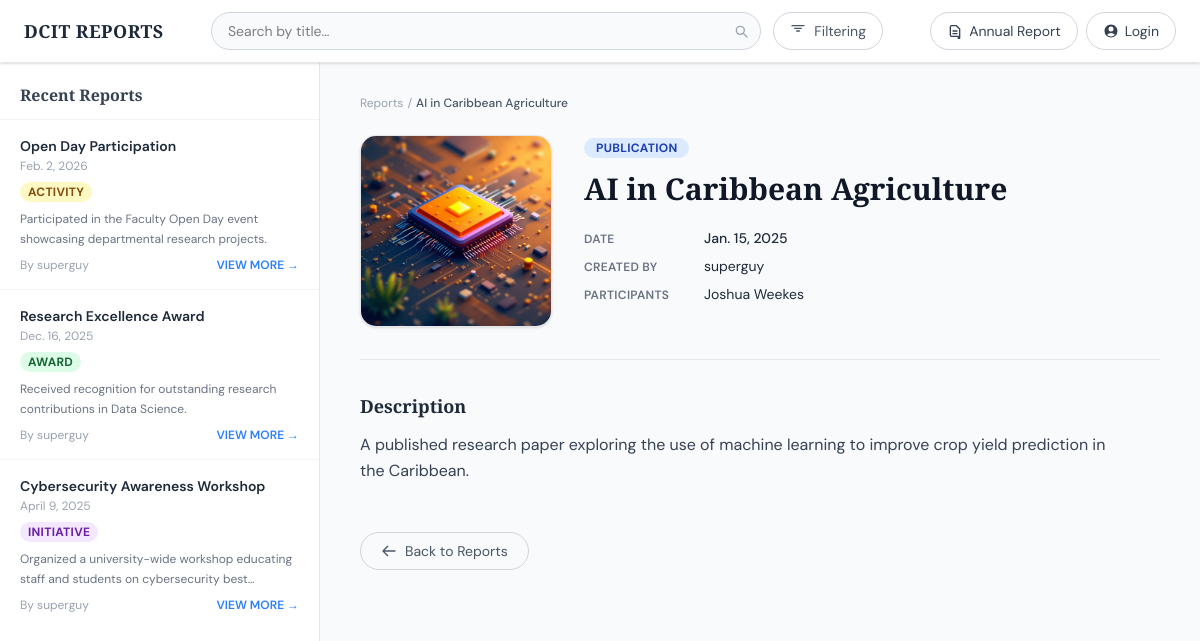
The app's page /reports/report/1 with its own data.
### reports/models.py (models this page shows, shortened)
class Report(models.Model):
    user = models.ForeignKey(User,on_delete=models.CASCADE,null=False,related_name='reports')
    title = models.CharField(max_length=200,blank=False,null=False, db_index=True)
    description = models.TextField(null=False,blank=False)
    participants = models.ManyToManyField(Participant,blank=True)
    category = models.ForeignKey(Category,on_delete=models.SET_NULL,default=1,null=True)
    committees= models.ManyToManyField(Committee,blank=True)
    feature_image = models.ImageField(default='default_image.jpg',upload_to='report_images')
    date_of_report= models.DateField(blank=False,null=False,default=timezone.now())
    created = models.DateTimeField(auto_now_add=True)
    updated = models.DateTimeField(auto_now=True)
    isActive = models.BooleanField(auto_created=True,default=True)
    objects = ReportQuerySet.as_manager()#Custom manager
    class Meta:
        ordering = ['-date_of_report','-created','-updated']

class Category(models.Model):
    name = models.CharField(max_length=200,blank=False,null= False)
    regex = models.TextField(blank=True,null=True)

class Participant(models.Model):
    user = models.ForeignKey(User,on_delete=models.SET_NULL,null=True,blank=True)
    name = models.CharField(max_length=200,blank=False,null=False)

### reports/views.py (the view)
# urls.py: path('report/<int:pk>',view=reportView,name="report_detail"),
def reportView(request, pk):
    logger.info(f"Fetching report with id {pk} from the database")
    try:
        report = get_object_or_404(Report.objects,pk=pk)
        logger.debug(f"Found report f{report.title}")
    except Exception as e:
        logger.error(f"Error fetching report with id {pk}: {e}")
        raise
    recent_reports = Report.objects.all().exclude(pk=report.pk)[:5]
    context = {
        'report': report,
        'recent_reports': recent_reports
    }
    return render(request,'reports/report_details.html',context)

### reports/templates/reports/report_details.html (shortened to what this page needs)
{% extends 'base.html' %}
{% block body %}
{%load cache%}
<div class="flex h-[calc(100vh-65px)] overflow-hidden">
  <aside class="w-80 shrink-0 bg-white border-r border-gray-200 flex flex-col overflow-hidden">
    <div class="px-5 pt-5 pb-3 border-b border-gray-100">
      <h2 class="font-display text-base font-semibold text-gray-700">Recent Reports</h2>
    </div>
    <div class="flex-1 overflow-y-auto divide-y divide-gray-100">
      {% cache 500 recent_reports %}
      {% for recent in recent_reports %}
      <a href="{% url 'reports:report_detail' recent.pk %}"
         class="block px-5 py-4 hover:bg-gray-50 transition group {% if recent.pk == report.pk %}bg-blue-50 border-l-2 border-blue-500{% endif %}">
        <h3 class="text-sm font-semibold text-gray-800 group-hover:text-blue-700 line-clamp-1 transition">
          {{ recent.title }}
        </h3>
        <p class="text-xs text-gray-400 mt-0.5">{{ recent.date_of_report }}</p>
        <div class="flex flex-wrap items-center gap-1.5 mt-2">
          {% if recent.category %}
          {% with cat=recent.category.name|lower %}
          <span class="text-xs font-bold px-2 py-0.5 rounded-full uppercase tracking-wide
            {% if cat == 'award' %}badge-award
            {% elif cat == 'publication' %}badge-publication
            {% elif cat == 'activity' %}badge-activity
            {% elif cat == 'initiative' %}badge-initiative
            {% else %}badge-default{% endif %}">
            {{ recent.category.name }}
          </span>
          {% endwith %}
          {% endif %}
        </div>
        <p class="text-xs text-gray-500 mt-2 line-clamp-2 leading-relaxed">
          {{ recent.description }}
        </p>
        <div class="mt-2 flex items-center justify-between">
          <span class="text-xs text-gray-400">By {{ recent.user.get_full_name|default:recent.user.username }}</span>
          <span class="text-xs font-semibold text-blue-500 group-hover:text-blue-700">VIEW MORE →</span>
        </div>
      </a>
      {% empty %}
      <div class="px-5 py-8 text-center text-sm text-gray-400">No recent reports.</div>
      {% endfor %}
      {% endcache %}
    </div>
  </aside>
  <main class="flex-1 overflow-y-auto bg-gray-50 px-10 py-8">
    <nav class="text-xs text-gray-400 mb-6 flex items-center gap-1">
      <a href="{% url 'reports:index' %}" class="hover:text-blue-600 transition">Reports</a>
      <span>/</span>
      <span class="text-gray-600 font-medium truncate">{{ report.title }}</span>
    </nav>
    <div class="flex gap-8 items-start">
      <div class="shrink-0 w-48 h-48 bg-white border border-gray-200 rounded-2xl flex items-center justify-center shadow-sm overflow-hidden">
        {% if report.feature_image and report.feature_image.name != 'default_image.jpg' %}
          <img src="{{ report.feature_image.url }}" alt="{{ report.title }}" class="w-full h-full object-cover">
        {% endif %}
      </div>
      <div class="flex-1 min-w-0">
        {% if report.category %}
        {% with cat=report.category.name|lower %}
        <span class="inline-block text-xs font-bold px-3 py-0.5 rounded-full uppercase tracking-wide mb-3
          {% if cat == 'award' %}badge-award
          {% elif cat == 'publication' %}badge-publication
          {% elif cat == 'activity' %}badge-activity
          {% elif cat == 'initiative' %}badge-initiative
          {% else %}badge-default{% endif %}">
          {{ report.category.name }}
        </span>
        {% endwith %}
        {% endif %}
        <h1 class="font-display text-3xl font-bold text-gray-900 leading-tight mb-5">
          {{ report.title }}
        </h1>
        <dl class="space-y-2 text-sm">
          <div class="flex items-baseline gap-2">
            <dt class="font-semibold text-gray-500 uppercase tracking-wide text-xs w-28 shrink-0">Date</dt>
            <dd class="text-gray-800 font-medium">{{ report.date_of_report }}</dd>
          </div>
          <div class="flex items-baseline gap-2">
            <dt class="font-semibold text-gray-500 uppercase tracking-wide text-xs w-28 shrink-0">Created By</dt>
            <dd class="text-gray-800">{{ report.user.get_full_name|default:report.user.username }}</dd>
          </div>
          {% if report.participants.exists %}
          <div class="flex items-baseline gap-2">
            <dt class="font-semibold text-gray-500 uppercase tracking-wide text-xs w-28 shrink-0">Participants</dt>
            <dd class="text-gray-800">
              {% for p in report.participants.all|slice:":3" %}
                {{ p.name }}{% if not forloop.last %}, {% endif %}
              {% endfor %}
            </dd>
          </div>
          {% endif %}
        </dl>
      </div>
    </div>
    <div class="my-8 border-t border-gray-200"></div>
    <div class="max-w-3xl">
      <h2 class="font-display text-lg font-semibold text-gray-800 mb-3">Description</h2>
      <div class="prose prose-gray text-gray-700 text-base leading-relaxed space-y-4">
        {{ report.description|linebreaksbr }}
      </div>
    </div>
    <div class="mt-12">
      <a href="{% url 'reports:index' %}"
         class="inline-flex items-center gap-2 px-5 py-2 rounded-full border border-gray-300 text-sm text-gray-600 hover:bg-white hover:shadow-sm transition">
        <svg xmlns="http://www.w3.org/2000/svg" class="h-4 w-4" fill="none" viewBox="0 0 24 24" stroke="currentColor">
          <path stroke-linecap="round" stroke-linejoin="round" stroke-width="2" d="M10 19l-7-7m0 0l7-7m-7 7h18"/>
        </svg>
        Back to Reports
      </a>
    </div>
  </main>
</div>
{% endblock %}

### templates/base.html (style rules this page uses)
body { font-family: 'DM Sans', sans-serif; }
.font-display { font-family: 'Playfair Display', serif; }
.badge-award { background:#dcfce7; color:#166534; }
.badge-publication { background:#dbeafe; color:#1e40af; }
.badge-activity { background:#fef9c3; color:#854d0e; }
.badge-initiative { background:#f3e8ff; color:#6b21a8; }

### records on screen
Report: title "Open Day Participation", date_of_report "Feb. 2, 2026", category.name "ACTIVITY", description "Participated in the Faculty Open Day event showcasing departmental research projects.", user.get_full_name "superguy"
Report: title "Research Excellence Award", date_of_report "Dec. 16, 2025", category.name "AWARD", description "Received recognition for outstanding research contributions in Data Science.", user.get_full_name "superguy"
Report: title "Cybersecurity Awareness Workshop", date_of_report "April 9, 2025", category.name "INITIATIVE", description "Organized a university-wide workshop educating staff and students on cybersecurity…", user.get_full_name "superguy"
Report: title "AI in Caribbean Agriculture", feature_image (picture), category.name "PUBLICATION", date_of_report "Jan. 15, 2025", user.get_full_name "superguy", description "A published research paper exploring the use of machine learning to improve crop yield prediction in the Caribbean."
Participant: name "Joshua Weekes"
